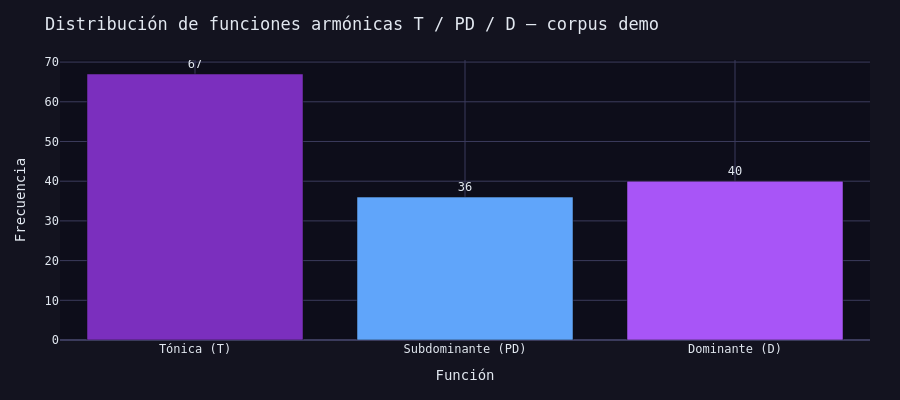

The cell this chart's notebook holds for it:
### Code cell
# ── 3.1 Visualización: distribución de funciones armónicas ────────────────────

FN_LABELS = {0: 'Tónica (T)', 1: 'Subdominante (PD)', 2: 'Dominante (D)'}
fn_totals = Counter()

for seq in sequences_raw.values():
    for ev in seq:
        fn_totals[FN_LABELS[ev['harmonic_function']]] += 1

df_fn = pd.DataFrame(list(fn_totals.items()), columns=['Función', 'Frecuencia'])

fig = go.Figure(
    go.Bar(
        x=df_fn['Función'],
        y=df_fn['Frecuencia'],
        marker_color=[NEON_PALETTE[0], NEON_PALETTE[2], NEON_PALETTE[1]],
        text=df_fn['Frecuencia'],
        textposition='outside',
        textfont=dict(color=TEXT_COLOR),
    )
)
fig.update_layout(
    **BASE_LAYOUT,
    title='Distribución de funciones armónicas T / PD / D — corpus demo',
    xaxis_title='Función',
    yaxis_title='Frecuencia',
    height=400,
)
fig.show()

### Figure 1 — Plotly figure (JSON) as saved in the notebook; plotly's stock layout.template omitted (floating-point values rounded to 4 significant figures)
{"data": [{"marker": {"color": ["#7B2FBE", "#60A5FA", "#A855F7"]}, "text": [67.0, 36.0, 40.0], "textfont": {"color": "#E2E8F0"}, "textposition": "outside", "type": "bar", "x": ["Tónica (T)", "Subdominante (PD)", "Dominante (D)"], "y": [67, 36, 40]}], "layout": {"font": {"color": "#E2E8F0", "family": "monospace"}, "height": 400, "margin": {"b": 60, "l": 60, "r": 30, "t": 60}, "paper_bgcolor": "#13131F", "plot_bgcolor": "#0D0D1A", "title": {"text": "Distribución de funciones armónicas T / PD / D — corpus demo"}, "xaxis": {"gridcolor": "#3B3B5C", "title": {"text": "Función"}, "zerolinecolor": "#3B3B5C"}, "yaxis": {"gridcolor": "#3B3B5C", "title": {"text": "Frecuencia"}, "zerolinecolor": "#3B3B5C"}}}
